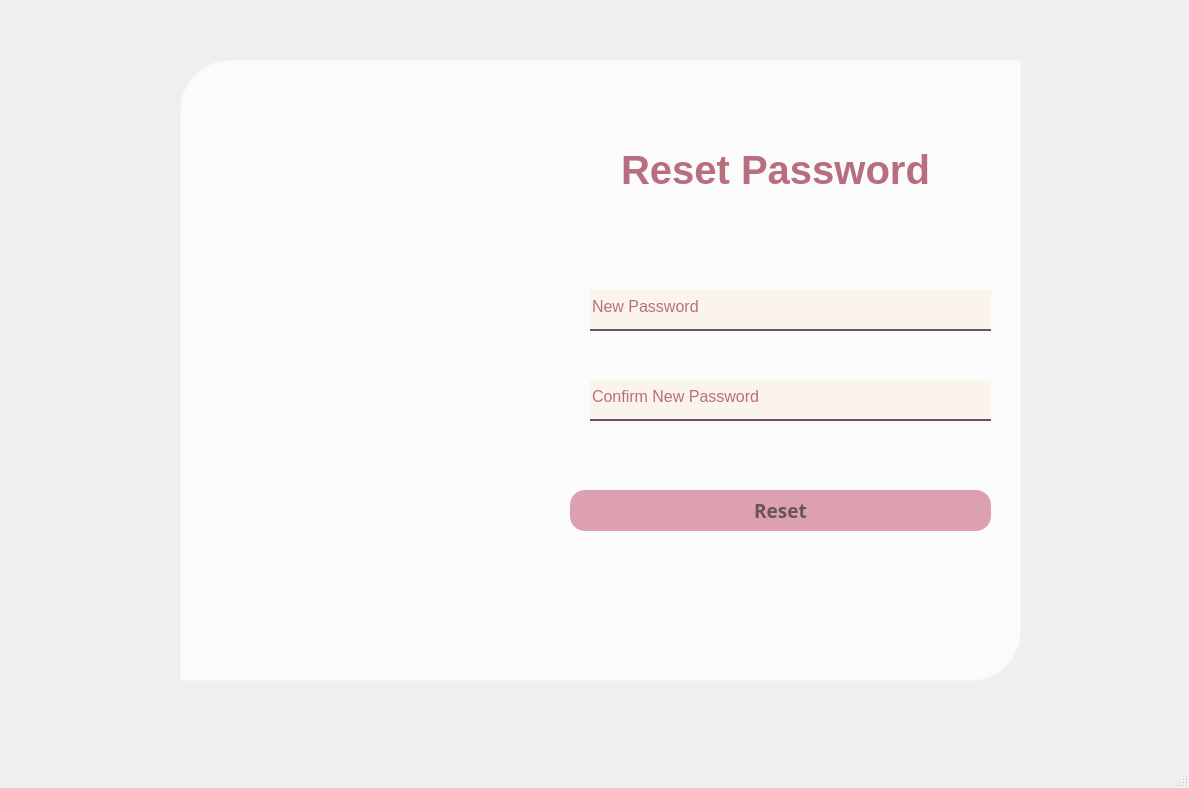
<?xml version="1.0" encoding="UTF-8"?>
<ui version="4.0">
 <class>ResetPassword</class>
 <widget class="QMainWindow" name="ResetPassword">
  <property name="geometry">
   <rect>
    <x>0</x>
    <y>0</y>
    <width>1189</width>
    <height>788</height>
   </rect>
  </property>
  <property name="windowTitle">
   <string>MainWindow</string>
  </property>
  <widget class="QWidget" name="centralwidget">
   <widget class="QLabel" name="label_5">
    <property name="geometry">
     <rect>
      <x>0</x>
      <y>0</y>
      <width>1189</width>
      <height>751</height>
     </rect>
    </property>
    <property name="maximumSize">
     <size>
      <width>16777215</width>
      <height>751</height>
     </size>
    </property>
    <property name="autoFillBackground">
     <bool>false</bool>
    </property>
    <property name="styleSheet">
     <string notr="true"/>
    </property>
    <property name="text">
     <string/>
    </property>
    <property name="pixmap">
     <pixmap>images/Background.jpg</pixmap>
    </property>
    <property name="scaledContents">
     <bool>true</bool>
    </property>
   </widget>
   <widget class="QLabel" name="label_6">
    <property name="geometry">
     <rect>
      <x>180</x>
      <y>60</y>
      <width>841</width>
      <height>621</height>
     </rect>
    </property>
    <property name="styleSheet">
     <string notr="true">background-color: rgba(255, 255, 255, 192);
 
    padding: 10px;
 border: 1px solid #faf4ec; 
border-top-left-radius: 50px;
border-top-right-radius: 0px;      /* góc trên phải */
    border-bottom-left-radius: 0px;    /* góc dưới trái */
    border-bottom-right-radius: 50px;  /* góc dưới phải */</string>
    </property>
    <property name="text">
     <string/>
    </property>
   </widget>
   <widget class="QLabel" name="label_7">
    <property name="geometry">
     <rect>
      <x>180</x>
      <y>60</y>
      <width>351</width>
      <height>621</height>
     </rect>
    </property>
    <property name="autoFillBackground">
     <bool>false</bool>
    </property>
    <property name="styleSheet">
     <string notr="true"> border-top-left-radius: 50px;     
    border-top-right-radius: 0px;    
    border-bottom-left-radius: 0px;    
    border-bottom-right-radius: 0px;  

  </string>
    </property>
    <property name="text">
     <string/>
    </property>
    <property name="textFormat">
     <enum>Qt::PlainText</enum>
    </property>
    <property name="pixmap">
     <pixmap>images/bgLogo.png</pixmap>
    </property>
    <property name="scaledContents">
     <bool>true</bool>
    </property>
    <property name="alignment">
     <set>Qt::AlignLeading|Qt::AlignLeft|Qt::AlignVCenter</set>
    </property>
    <property name="wordWrap">
     <bool>false</bool>
    </property>
   </widget>
   <widget class="QLabel" name="label_8">
    <property name="geometry">
     <rect>
      <x>570</x>
      <y>130</y>
      <width>411</width>
      <height>81</height>
     </rect>
    </property>
    <property name="font">
     <font>
      <pointsize>30</pointsize>
      <weight>75</weight>
      <bold>true</bold>
      <kerning>false</kerning>
     </font>
    </property>
    <property name="styleSheet">
     <string notr="true">color: rgb(185, 110, 127);</string>
    </property>
    <property name="text">
     <string>&lt;html&gt;&lt;head/&gt;&lt;body&gt;&lt;p align=&quot;center&quot;&gt;Reset Password&lt;/p&gt;&lt;/body&gt;&lt;/html&gt;</string>
    </property>
   </widget>
   <widget class="QLineEdit" name="lineEditEmail_2">
    <property name="geometry">
     <rect>
      <x>590</x>
      <y>290</y>
      <width>401</width>
      <height>41</height>
     </rect>
    </property>
    <property name="font">
     <font>
      <pointsize>12</pointsize>
     </font>
    </property>
    <property name="styleSheet">
     <string notr="true">background-color: rgb(250, 244, 236);
    border: none;                                   /* Xóa viền mặc định */
    border-bottom:  2px solid rgba(104, 83, 92);
                         /* Màu chữ đen */
color: rgb(185, 110, 127);
    padding-bottom: 7px;                            /* Tạo khoảng cách giữa chữ và gạch */
</string>
    </property>
    <property name="text">
     <string>New Password</string>
    </property>
   </widget>
   <widget class="QPushButton" name="pushButtonRegister">
    <property name="geometry">
     <rect>
      <x>570</x>
      <y>490</y>
      <width>421</width>
      <height>41</height>
     </rect>
    </property>
    <property name="baseSize">
     <size>
      <width>0</width>
      <height>0</height>
     </size>
    </property>
    <property name="font">
     <font>
      <family>Segoe UI Semilight</family>
      <pointsize>14</pointsize>
      <weight>75</weight>
      <italic>false</italic>
      <bold>true</bold>
     </font>
    </property>
    <property name="styleSheet">
     <string notr="true">color: rgb(104, 83, 92);
background-color: rgb(221, 160, 175);
border-radius: 15px;</string>
    </property>
    <property name="text">
     <string>Reset</string>
    </property>
    <property name="iconSize">
     <size>
      <width>40</width>
      <height>40</height>
     </size>
    </property>
   </widget>
   <widget class="QLabel" name="label_9">
    <property name="geometry">
     <rect>
      <x>550</x>
      <y>300</y>
      <width>31</width>
      <height>31</height>
     </rect>
    </property>
    <property name="text">
     <string/>
    </property>
    <property name="pixmap">
     <pixmap>images/ic_password.png</pixmap>
    </property>
    <property name="scaledContents">
     <bool>true</bool>
    </property>
   </widget>
   <widget class="QLineEdit" name="lineEditEmail_3">
    <property name="geometry">
     <rect>
      <x>590</x>
      <y>380</y>
      <width>401</width>
      <height>41</height>
     </rect>
    </property>
    <property name="font">
     <font>
      <pointsize>12</pointsize>
     </font>
    </property>
    <property name="styleSheet">
     <string notr="true">background-color: rgb(250, 244, 236);
    border: none;                                   /* Xóa viền mặc định */
    border-bottom:  2px solid rgba(104, 83, 92);
                         /* Màu chữ đen */
color: rgb(185, 110, 127);
    padding-bottom: 7px;                            /* Tạo khoảng cách giữa chữ và gạch */
</string>
    </property>
    <property name="text">
     <string>Confirm New Password</string>
    </property>
   </widget>
   <widget class="QLabel" name="label_10">
    <property name="geometry">
     <rect>
      <x>550</x>
      <y>380</y>
      <width>31</width>
      <height>41</height>
     </rect>
    </property>
    <property name="text">
     <string/>
    </property>
    <property name="pixmap">
     <pixmap>images/ic_confirmpass.png</pixmap>
    </property>
    <property name="scaledContents">
     <bool>true</bool>
    </property>
   </widget>
   <widget class="QLabel" name="label_11">
    <property name="geometry">
     <rect>
      <x>20</x>
      <y>10</y>
      <width>31</width>
      <height>31</height>
     </rect>
    </property>
    <property name="focusPolicy">
     <enum>Qt::StrongFocus</enum>
    </property>
    <property name="text">
     <string/>
    </property>
    <property name="pixmap">
     <pixmap>images/ic_home.png</pixmap>
    </property>
    <property name="scaledContents">
     <bool>true</bool>
    </property>
   </widget>
  </widget>
  <widget class="QMenuBar" name="menubar">
   <property name="geometry">
    <rect>
     <x>0</x>
     <y>0</y>
     <width>1189</width>
     <height>26</height>
    </rect>
   </property>
  </widget>
  <widget class="QStatusBar" name="statusbar"/>
 </widget>
 <resources/>
 <connections/>
</ui>
